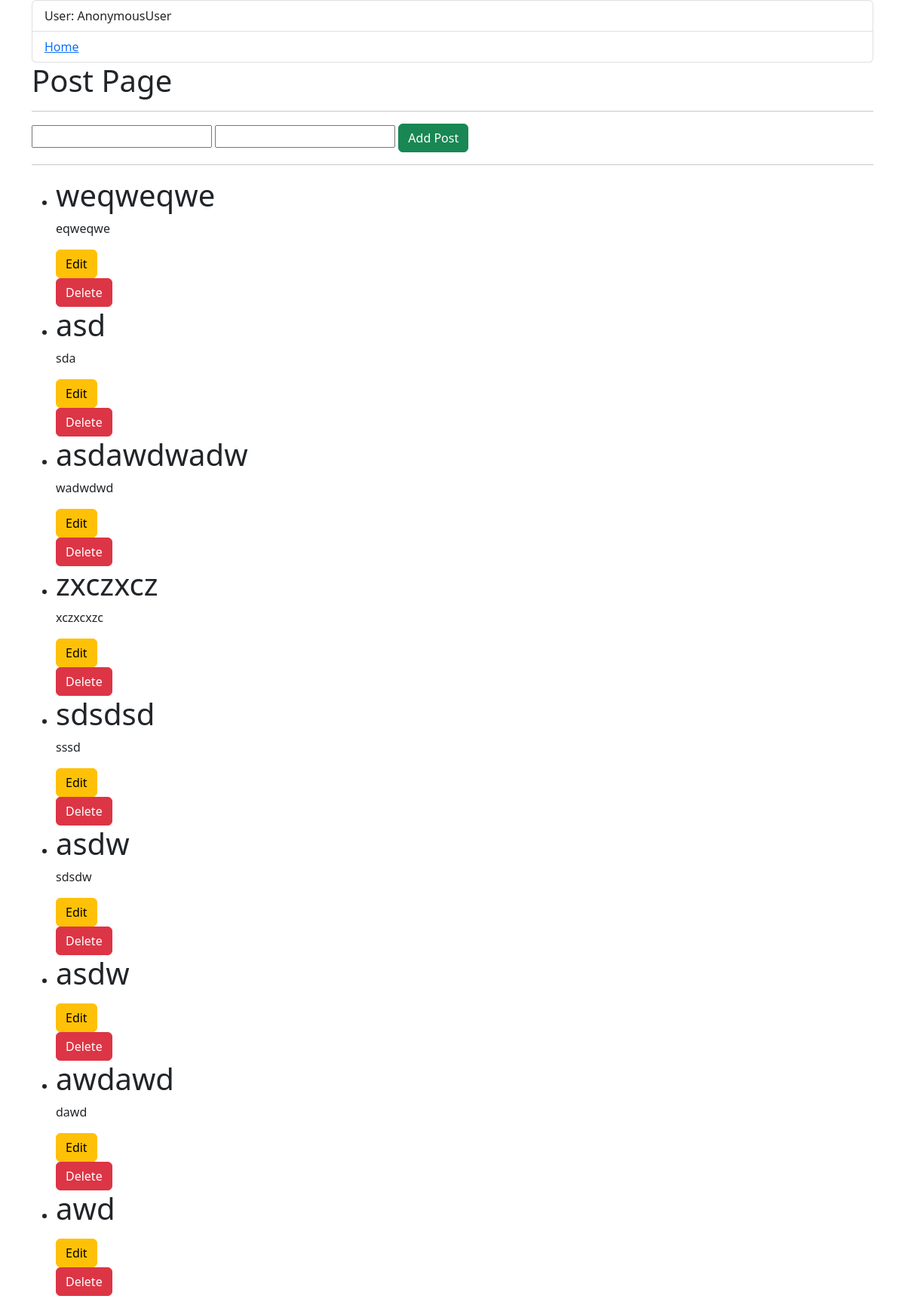
Page /list/ on the committed database.
### user/models.py (models this page shows, shortened)
class Post(models.Model):
    theme = models.CharField("theme", max_length=150)
    description = models.CharField("description", max_length=150)

### user/views.py (the view)
# urls.py: path('list/', index, name='list'),
def index(request):
    post = Post.objects.all()
    return render(request, 'blog/posts.html', {'dataset' : post})

### user/templates/blog/posts.html (shortened to what this page needs)
{% extends 'base.html' %}
{% block content %}
    <h1>Post Page</h1>
    <hr>
    <div>
        <form action="{% url 'create' %}" method="post">
            <input name="theme"></input>
            <input name="description"></input>
            <button type="submit" class="btn btn-success">Add Post</button>
        </form>
    </div>
    <hr>
    <div>
        <ul>
            {% for data in dataset %}
            <li>
                <h1>{{ data.theme }}</h1>
                <p>{{ data.description}}</p>
                <form action="" method="put">
                    <button type="submit" class="btn btn-warning">Edit</button>
                </form>
                <form action="" method="delete">
                    <button type="submit" class="btn btn-danger">Delete</button>
                </form>
            </li>
            {% endfor %}
        </ul>
    </div>
{% endblock %}

### user/templates/base.html (shortened to what this page needs)
<!DOCTYPE html>
<html lang="en">
<head>
    <link href="https://cdn.jsdelivr.net/npm/bootstrap@5.2.3/dist/css/bootstrap.min.css" rel="stylesheet">
</head>
<body class="container">
    <ul class="list-group">
        <li class="list-group-item">
            User: {{ user }}
        </li>
        <li class="list-group-item">
            <a href="{% url 'home' %}"> Home</a>
        </li>
    </ul>
    {% block content %}
    {% endblock %}
</body>
</html>

### rows in the picture
Post: theme "weqweqwe", description "eqweqwe"
Post: theme "asd", description "sda"
Post: theme "asdawdwadw", description "wadwdwd"
Post: theme "zxczxcz", description "xczxcxzc"
Post: theme "sdsdsd", description "sssd"
Post: theme "asdw", description "sdsdw"
Post: theme "asdw"
Post: theme "awdawd", description "dawd"
Post: theme "awd"

### other values in the picture
{{ user }} "AnonymousUser"
